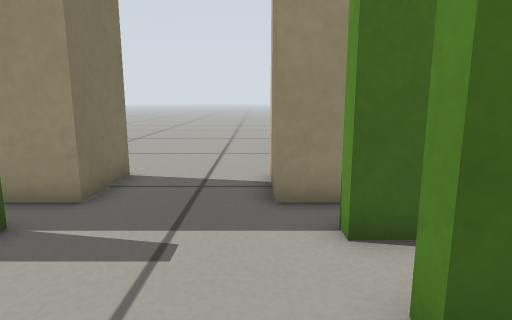
view 1 (above)

21 first-person views from a walk through a Gazebo world. The camera is 0.39 m above the floor, tilts 10° down and sees 75° across. The floor is counted in squares, 0.2 m on a side. Each view is taken from the middle of a square. On the plan, view 1 faces up. The plan holds only what a view shows up to about 17 squares ahead; the rest is blank.

view 2
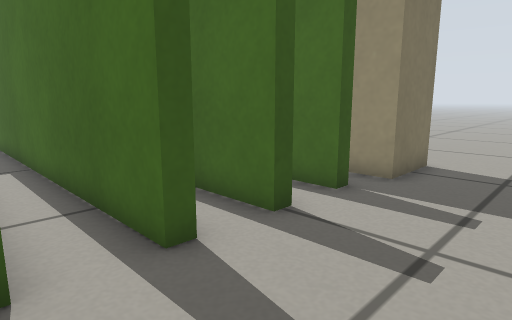

view 3
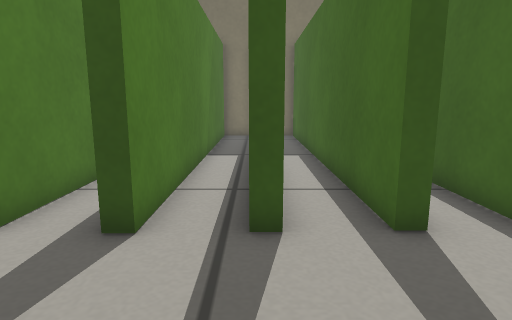

view 4
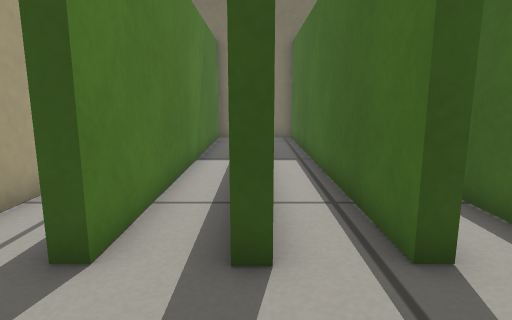

view 5
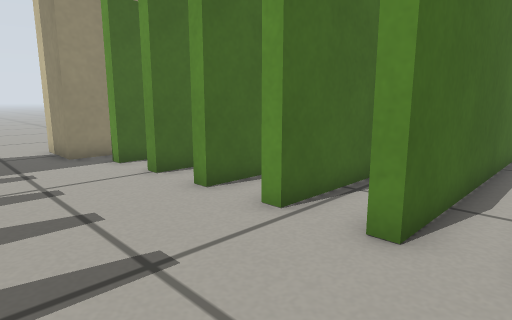

view 6
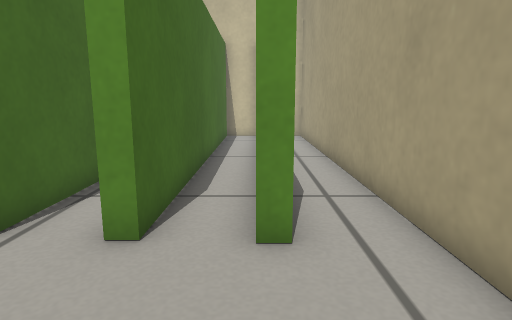

view 7
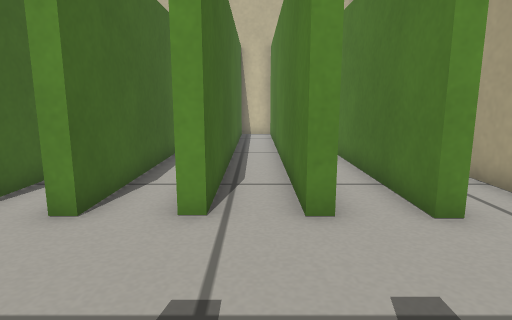

view 8
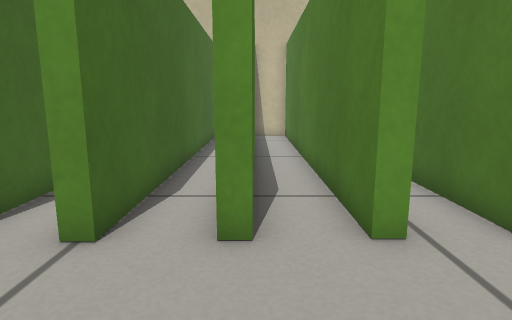

view 9
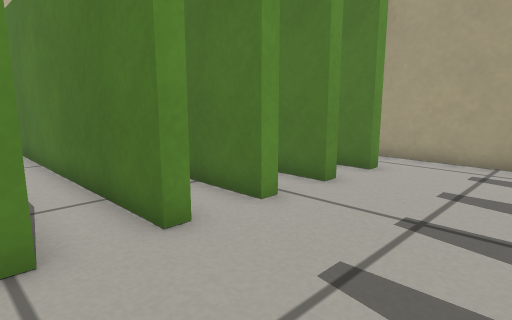

view 10
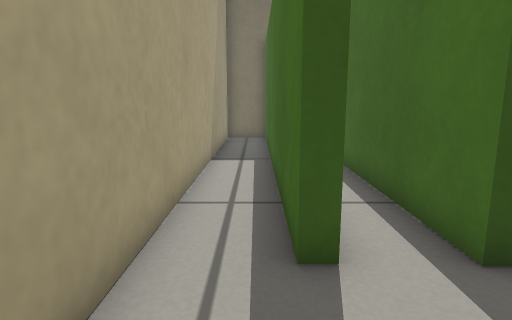

view 11
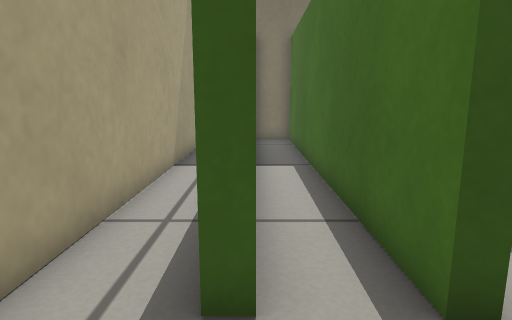

view 12
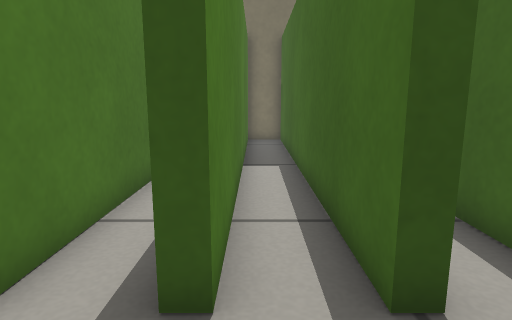

view 13
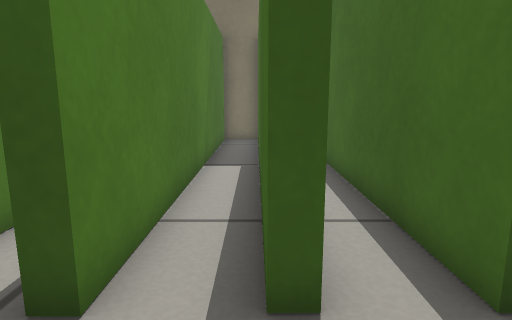

view 14
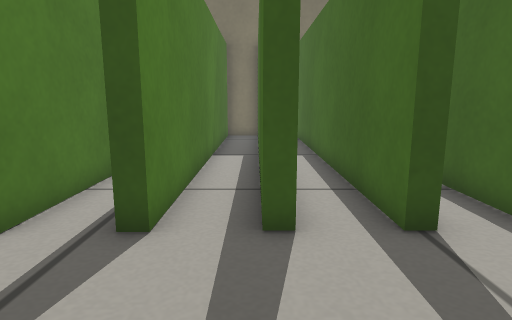

view 15
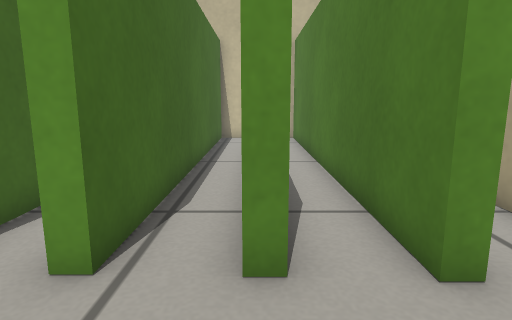

view 16
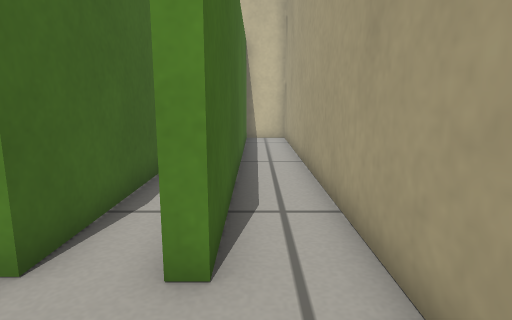

view 17
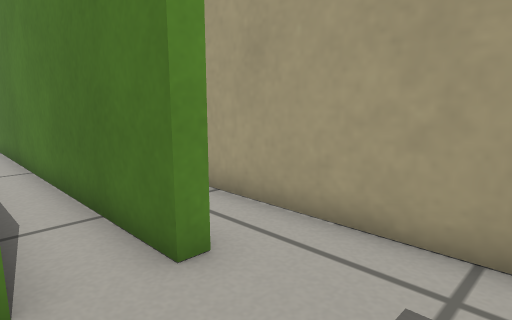

view 18
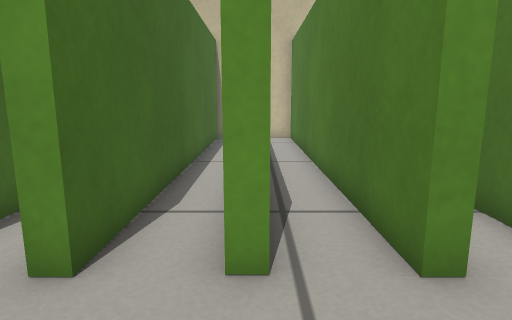

view 19
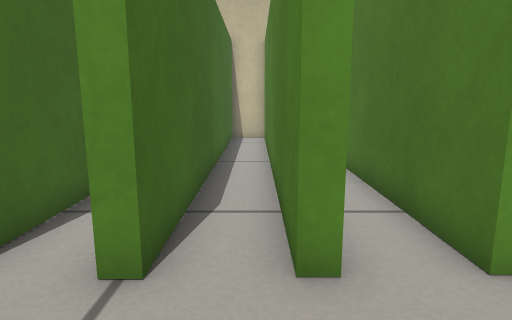

view 20
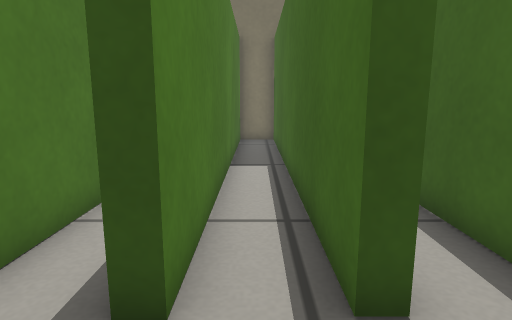

view 21
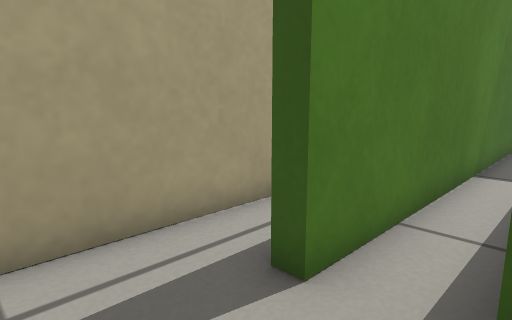

### Floor plan
Ten units are one square. View 1 is at (0, 0); x grows to the right and y downward. Boxes are objects, and circles mark ways between rooms. Rooms are numbered by the first view taken in them; rooms with no view inside come last. Other rooms are left out.
<svg viewBox="-185 -34 346 124">
<path fill="none" stroke="#000" d="M15 16 142 16M-37 -5 -37 -1 -170 -1M154 -1 15 -1 15 -5M-180 -1 -180 16 -37 16M15 39 152 39M-37 16 -37 22 -180 22 -180 39 -37 39M154 22 15 22 15 16M15 60 153 60M-37 39 -37 43 -180 43 -180 60M145 43 15 43 15 39M-174 60 -37 60M-37 60 -37 65 -171 65M-171 85 155 85M156 65 15 65 15 60M15 -5 150 -5M-37 -29 -37 -23 -180 -23 -180 -5M-168 -5 -37 -5M155 -23 15 -23 15 -28"/>
<circle cx="-10" cy="20" r="3" fill="#2a7"/>
<circle cx="-10" cy="0" r="3" fill="#2a7"/>
<circle cx="-10" cy="40" r="3" fill="#2a7"/>
<circle cx="-10" cy="60" r="3" fill="#2a7"/>
<text x="-10" y="10">1</text>
<text x="-10" y="30">2</text>
<text x="-10" y="50">3</text>
<text x="-10" y="70">4</text>
<text x="-10" y="-10">5</text>
</svg>
Room 1 opens to room 2. Room 1 opens to room 5. Room 2 opens to room 3. Room 3 opens to room 4.

Where each view was taken, in squares from view 1:
view 1: 0 up, 0 right, facing up
view 2: 2 down, 0 right, facing up-left
view 3: 2 down, 1 right, facing left
view 4: 4 down, 0 right, facing left
view 5: 6 down, 3 left, facing up-right
view 6: 6 down, 3 left, facing right
view 7: 3 down, 4 left, facing right
view 8: 0 up, 3 left, facing right
view 9: 3 up, 3 left, facing down-right
view 10: 7 down, 0 right, facing left
view 11: 6 down, 1 left, facing left
view 12: 1 up, 1 left, facing left
view 13: 0 up, 1 left, facing left
view 14: 0 up, 1 right, facing left
view 15: 4 down, 2 left, facing right
view 16: 7 down, 2 left, facing right
view 17: 4 down, 2 left, facing down-right
view 18: 2 down, 2 left, facing right
view 19: 1 up, 2 left, facing right
view 20: 3 down, 1 left, facing left
view 21: 4 down, 1 left, facing down-left
